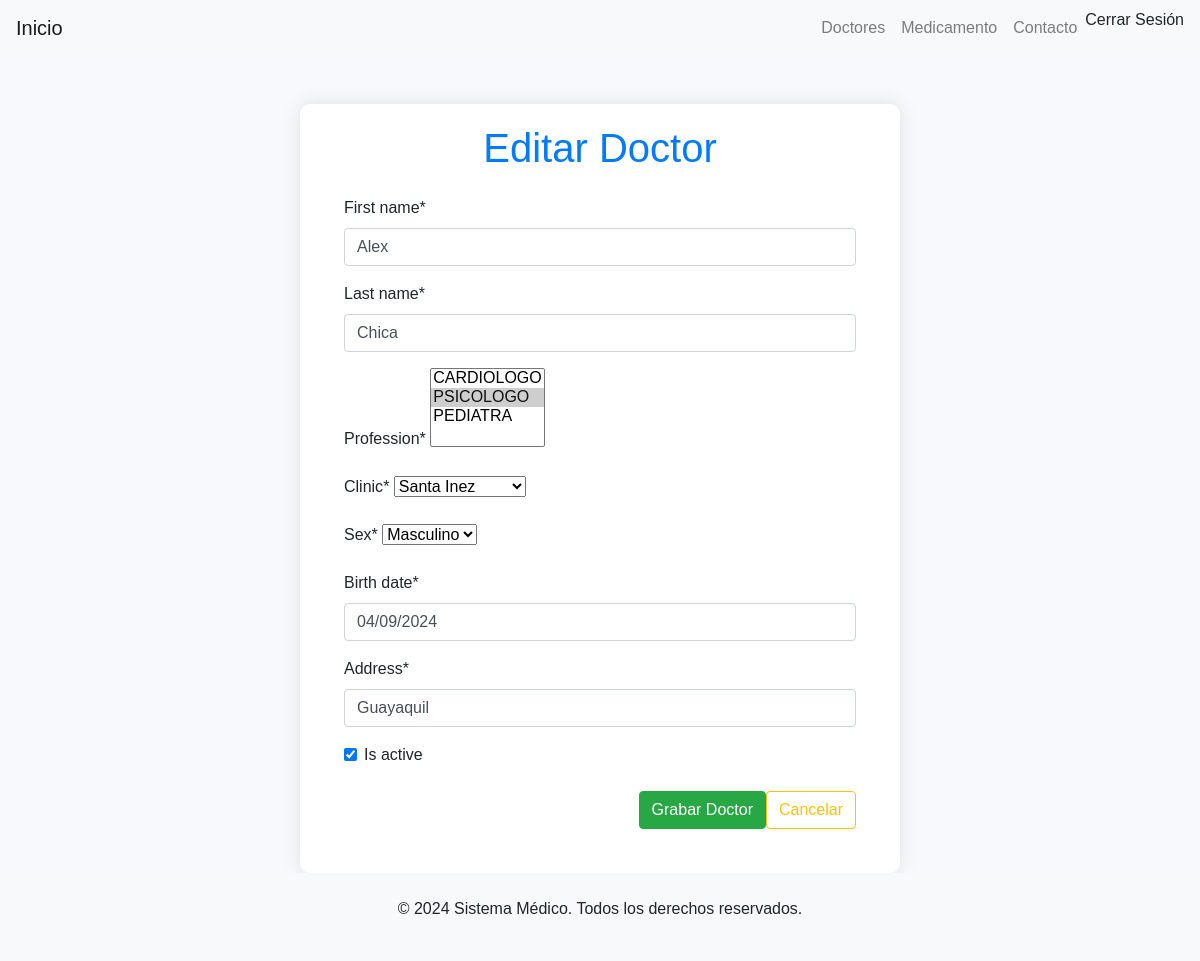
/doctor_update/4/ (signed in), run on an earlier commit of the app's database.
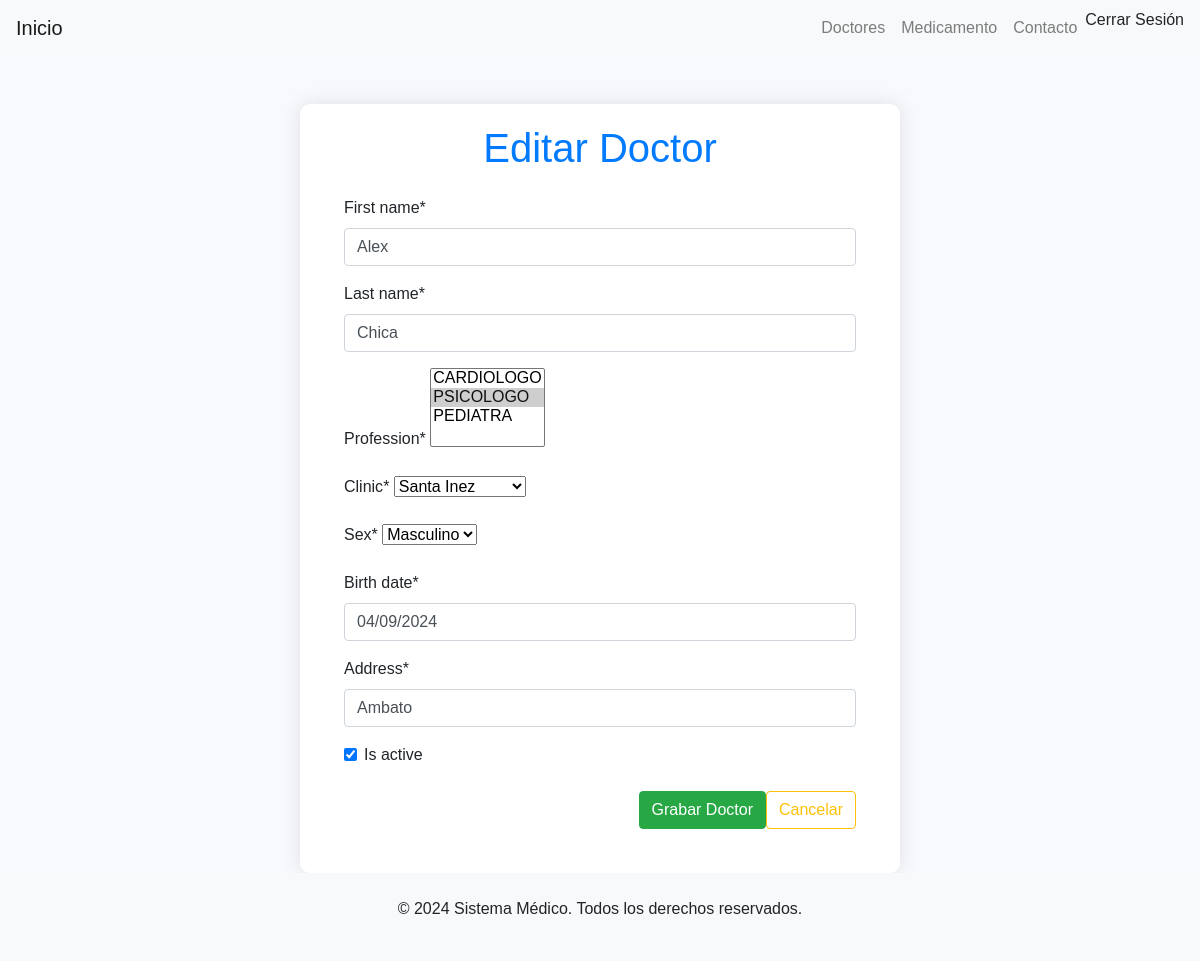
And on a later commit of the database.
### aplication/core/models.py (models this page shows, shortened)
class Doctor(models.Model):
    SEX_CHOICES = ( ('M', 'Masculino'), ('F', 'Femenino'),)
    first_name = models.CharField(max_length=100)
    last_name = models.CharField(max_length=100)
    profession = models.ManyToManyField(Profession)
    clinic = models.ForeignKey(Clinic,on_delete=models.CASCADE, related_name='clinicas')
    sex = models.CharField(default="M",max_length=1, choices=SEX_CHOICES)
    birth_date = models.DateField()
    address = models.CharField(max_length=255)
    is_active = models.BooleanField(default=True)
    class Meta:
        verbose_name = "Doctor"
        verbose_name_plural = "Doctores"
        ordering = ['last_name', 'first_name']

### aplication/core/views.py (the view, shortened to what this page needs)
# urls.py: path('doctor_update/<int:pk>/', views.DoctorUpdate.as_view(), name='doctor_update'),
class DoctorUpdate(LoginRequiredMixin, UpdateView):
    model = Doctor
    form_class = DoctorForm
    template_name = 'core/doctor/form.html'
    success_url = reverse_lazy('core:doctor_list')
    login_url = 'login'
    def get_context_data(self, **kwargs):
        context = super().get_context_data(**kwargs)
        context['title'] = "Doctores"
        context['title1'] = "Editar Doctor"
        return context

### aplication/core/forms.py
class DoctorForm(forms.ModelForm):
    class Meta:
        model=Doctor
        fields=['first_name','last_name','profession','clinic','sex','birth_date','address','is_active']

### aplication/core/models.py (called while the page is built)
    def __str__(self):
        return self.name

    def __str__(self):
        return self.description

### template/core/doctor/form.html (shortened to what this page needs)
{% extends 'layouts/base.html' %}
{% block content %}
    <div class="container mt-5">
      <div class="form-container">
        <h1 class="text-center mb-4">{{title1}}</h1>
        {% load crispy_forms_tags %}
        <form method="POST" class="m-4">
          {% csrf_token %} {{ form|crispy }}
          <div class="d-flex justify-content-end mt-4">
            <button class="btn btn-outline-success me-2" type="submit">
              Grabar Doctor
            </button>
            <a class="btn btn-outline-warning" href="/doctor_list/">Cancelar</a>
          </div>
        </form>
      </div>
    </div>
  {% endblock %}

What changed in the data, as far as the page shows it:
changed Doctor "Alex": address "Guayaquil" → "Ambato"
